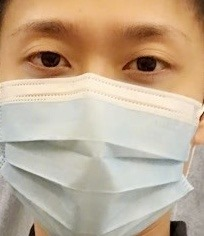
#> input picture Tugas_No_4/mask.jpg, 204 x 236 px
$ python pengurangan.py
#> lines starting #> are read from the running program, lines starting #| are printed output that depends on the picture
from PIL import Image

def clipping(intensitas):
    if intensitas < 0:
        return 0
    if intensitas > 255:
        return 255
    return intensitas

def penambahan_dua_citra(citra_A, citra_B, citra_hasil):
#> called with citra_A = 'mask.jpg', citra_B = 'noMasker.jpg', citra_hasil = 'pengurangan_citra.jpg'
    CITRA_A = Image.open(citra_A)
#> CITRA_A is the input picture: PIL image 204x236 RGB; mean R, G, B 192.3, 171.6, 147.6
    PIXEL_A = CITRA_A.load()

    CITRA_B = Image.open(citra_B)
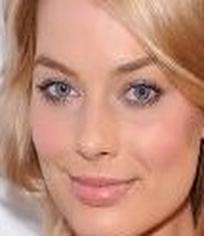
#> input picture Tugas_No_4/noMasker.jpg, 204 x 236 px
#> CITRA_B is the input picture: PIL image 204x236 RGB; mean R, G, B 193.7, 142.2, 122.4
    PIXEL_B = CITRA_B.load()

    ukuran_horizontal = CITRA_A.size[0]
#> ukuran_horizontal = 204
    ukuran_vertikal = CITRA_A.size[1]
#> ukuran_vertikal = 236

    CITRA_HASIL = Image.new("RGB", (ukuran_horizontal, ukuran_vertikal))
#> CITRA_HASIL: PIL image 204x236 RGB; every value is 0
    PIXEL_HASIL = CITRA_HASIL.load()

    for x in range(ukuran_horizontal):
        for y in range(ukuran_vertikal):
            R = clipping(PIXEL_A[x, y][0] - PIXEL_B[x, y][0])
            G = clipping(PIXEL_A[x, y][1] - PIXEL_B[x, y][1])
            B = clipping(PIXEL_A[x, y][2] - PIXEL_B[x, y][2])
            PIXEL_HASIL[x, y] = (R, G, B)
    CITRA_HASIL.save(citra_hasil)
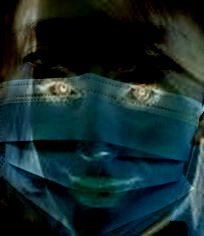
#> saved as pengurangan_citra.jpg: PIL image 204x236 RGB; mean R, G, B 19.3, 41.9, 43.4


penambahan_dua_citra('mask.jpg', 'noMasker.jpg',
                      'pengurangan_citra.jpg')
